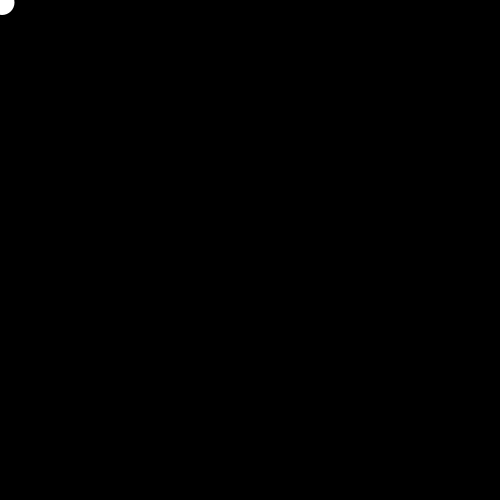
Frame 1 (no input)
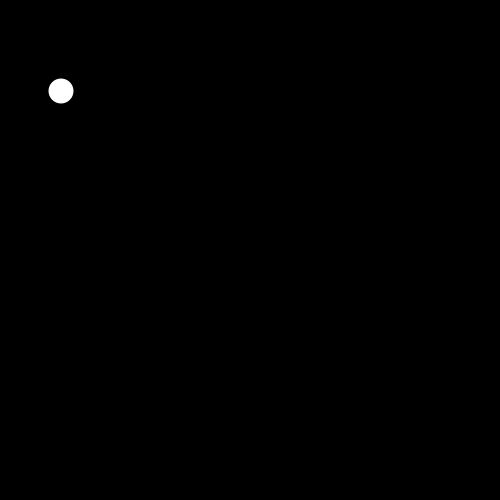
Frame 60 (the mouse pressed at the canvas centre just before this capture)
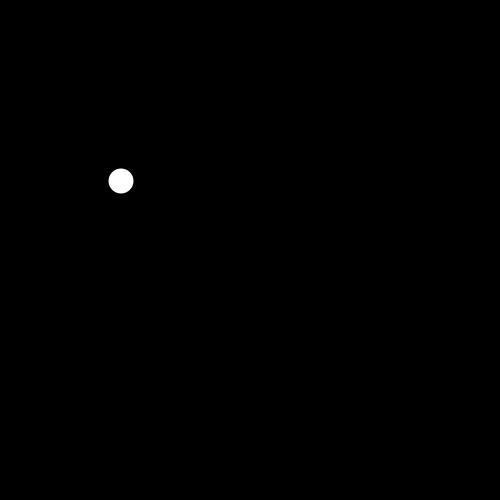
Frame 120 (the mouse held since frame 60 and released just before this capture)

The Processing sketch that drew these frames (run headless with seeded random() and noise(); from frame 60 on, the mouse is pressed at the canvas centre):

// Processing sketch: wk07_ex02_discreetFunctions
// ── wk07_ex02_discreetFunctions.pde
//wk07_ex02_discreetFunctions
//add multiple function calls

//declare gloabal vars - these will be accessible everywhere
//you do this when you want to provide access to the vars 
//across functions
float x=1;
float y=1;
float speedX=1;
float speedY=1.5;

void setup() {
  size(500, 500);
}

void draw() {
  background(0);
  move(); //function changes the xy position of the ball
  bounce(); //function holds a conditional which checks the edges
  display(); //function draw the ball
}

//move function
void move() {
  x = x+speedX;
  y = y+speedY;
}

//bounce function
void bounce() {
  if (x <= 0 || x >= width) {
    speedX = speedX * -1;
  } else if (y <= 0 || y >= height) {
    speedY = speedY * -1;
  }
}

//display function
void display() {
  fill(255);
  noStroke();
  ellipse(x, y, 25, 25);
}
